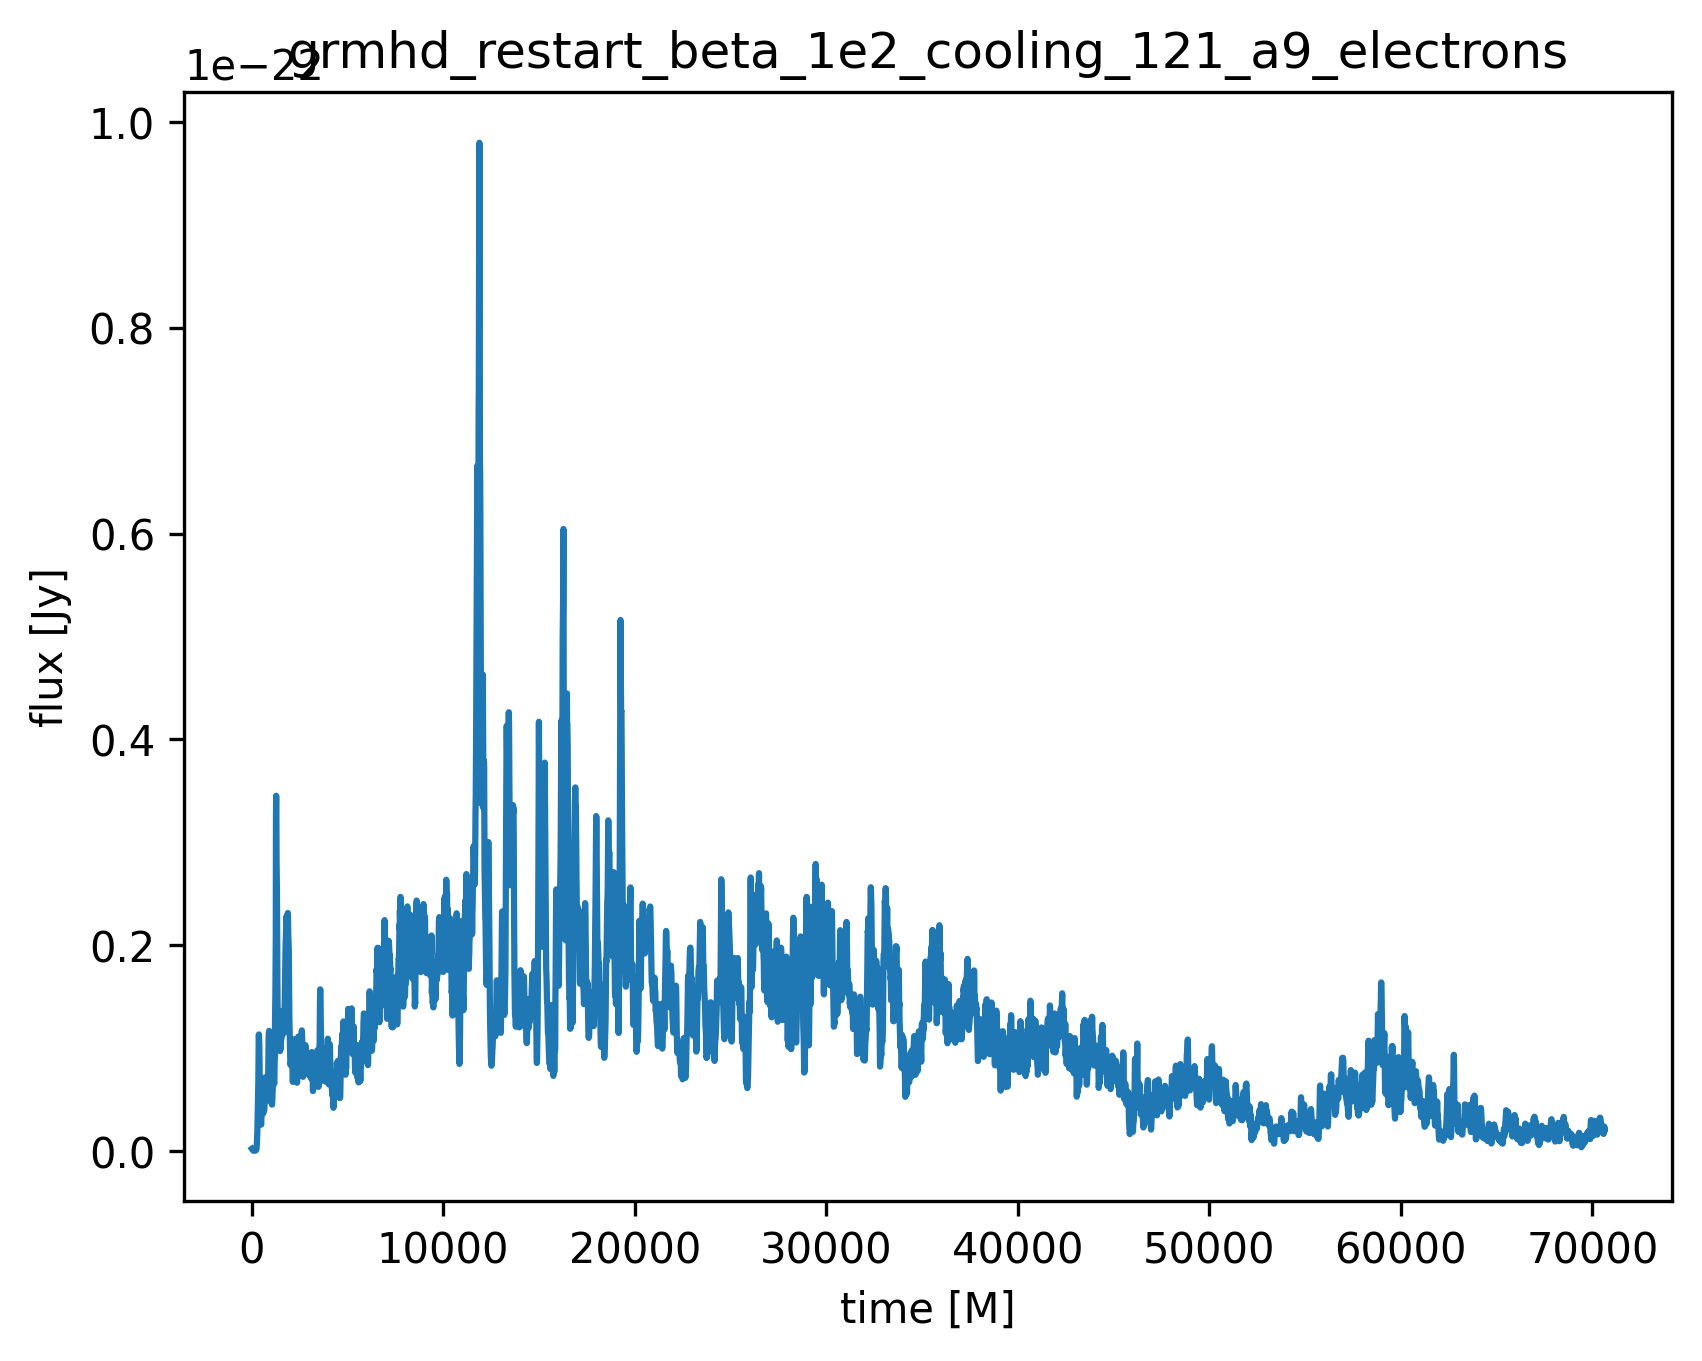

Source code (Python):
# plotting change in flux over time
# heating model of file grmhd_restart_beta_1e2_cooling_121_a9_electrons

import numpy as np
import matplotlib.pyplot as plt
import glob
import re
import os

# folder with .npz files
folder = "/Users/bonniecao/Documents/blacklight/output/ricky_outputs5"

res = 256
D = 8127.0 * 3.0857e18

files = sorted(glob.glob(folder + "/*.npz"))

times = []
fluxes = []

for file in files:
    dic = np.load(file)

    dx =  dic["width"] / res
    Flux  = np.sum(dic["I_nu"]) * dx**2/(D**2)
    Flux_jy = Flux / 1e-23

    # get number from filename
    nums = re.findall(r"\d+", os.path.basename(file))
    dump_number = int(nums[-1]) if nums else len(times)
    time = 10 * dump_number

    times.append(time)
    fluxes.append(Flux_jy)

plt.plot(times, fluxes, label="heating model")

plt.xlabel("time [M]")
plt.ylabel("flux [Jy]")
plt.title("grmhd_restart_beta_1e2_cooling_121_a9_electrons")
plt.show()
